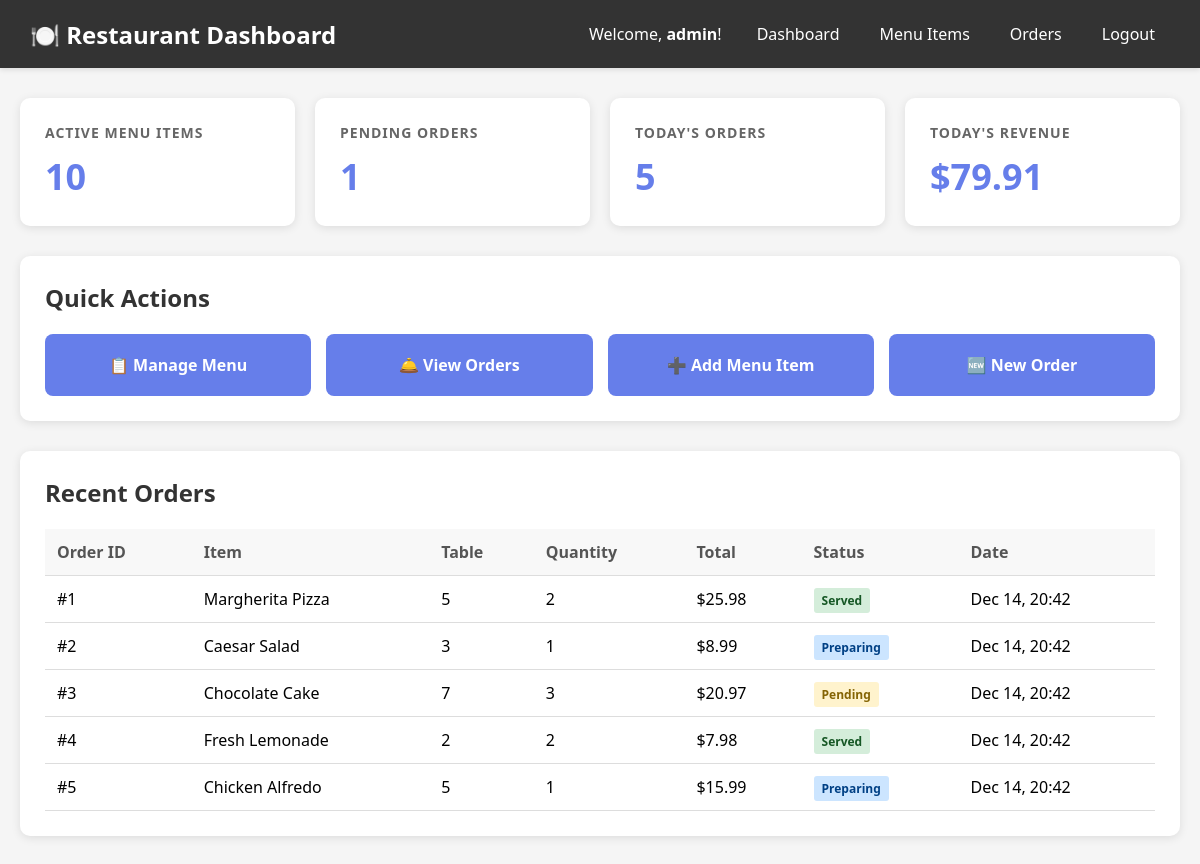
/dashboard.php (signed in), run on the app's committed database.
### tables this page shows
CREATE TABLE orders (
    id INT AUTO_INCREMENT PRIMARY KEY,
    table_number INT NOT NULL,
    item_id INT NOT NULL,
    quantity INT NOT NULL,
    total_price DECIMAL(10,2) NOT NULL,
    status ENUM('pending', 'preparing', 'served', 'cancelled') DEFAULT 'pending',
    order_date TIMESTAMP DEFAULT CURRENT_TIMESTAMP,
    FOREIGN KEY (item_id) REFERENCES menu_items(id) ON DELETE CASCADE,
    INDEX idx_status (status),
    INDEX idx_order_date (order_date),
    INDEX idx_table (table_number)
);

CREATE TABLE menu_items (
    id INT AUTO_INCREMENT PRIMARY KEY,
    name VARCHAR(100) NOT NULL,
    description TEXT,
    price DECIMAL(10,2) NOT NULL,
    category VARCHAR(50) NOT NULL,
    available BOOLEAN DEFAULT TRUE,
    created_at TIMESTAMP DEFAULT CURRENT_TIMESTAMP,
    INDEX idx_category (category),
    INDEX idx_available (available)
);

### config.php (called while the page is built, shortened)
<?php
function escape($string) {
    return htmlspecialchars($string, ENT_QUOTES, 'UTF-8');
}

### dashboard.php (the view, shortened to what this page needs)
<?php
require_once 'config.php';
$db = new Database();
$pdo = $db->connect();
try {
    $statsStmt = $pdo->query("SELECT
        (SELECT COUNT(*) FROM menu_items WHERE available = 1) as active_items,
        (SELECT COUNT(*) FROM orders WHERE status = 'pending') as pending_orders,
        (SELECT COUNT(*) FROM orders WHERE DATE(order_date) = CURDATE()) as today_orders,
        (SELECT COALESCE(SUM(total_price), 0) FROM orders WHERE DATE(order_date) = CURDATE()) as today_revenue
    ");
    $stats = $statsStmt->fetch();
} catch (PDOException $e) {
    $stats = [
        'active_items' => 0,
        'pending_orders' => 0,
        'today_orders' => 0,
        'today_revenue' => 0
    ];
}
try {
    $recentOrdersStmt = $pdo->query("SELECT o.*, m.name as item_name
        FROM orders o
        JOIN menu_items m ON o.item_id = m.id
        ORDER BY o.order_date DESC
        LIMIT 5");
    $recentOrders = $recentOrdersStmt->fetchAll();
} catch (PDOException $e) {
    $recentOrders = [];
}
?>
<!DOCTYPE html>
<html lang="en">
<head>
</head>
<body>
    <div class="navbar">
        <h1>🍽️ Restaurant Dashboard</h1>
        <nav>
            <span>Welcome, <strong><?php echo escape($_SESSION['username']); ?></strong>!</span>
            <a href="dashboard.php">Dashboard</a>
            <a href="menu.php">Menu Items</a>
            <a href="orders.php">Orders</a>
            <a href="logout.php">Logout</a>
        </nav>
    </div>
    <div class="container">
        <div class="stats">
            <div class="stat-card">
                <h3>Active Menu Items</h3>
                <div class="number"><?php echo $stats['active_items']; ?></div>
            </div>
            <div class="stat-card">
                <h3>Pending Orders</h3>
                <div class="number"><?php echo $stats['pending_orders']; ?></div>
            </div>
            <div class="stat-card">
                <h3>Today's Orders</h3>
                <div class="number"><?php echo $stats['today_orders']; ?></div>
            </div>
            <div class="stat-card">
                <h3>Today's Revenue</h3>
                <div class="number">$<?php echo number_format($stats['today_revenue'], 2); ?></div>
            </div>
        </div>
        <div class="quick-actions">
            <h2>Quick Actions</h2>
            <div class="action-grid">
                <a href="menu.php" class="action-btn">📋 Manage Menu</a>
                <a href="orders.php" class="action-btn">🛎️ View Orders</a>
                <a href="menu.php?action=add" class="action-btn">➕ Add Menu Item</a>
                <a href="orders.php?action=new" class="action-btn">🆕 New Order</a>
            </div>
        </div>
        <div class="recent-orders">
            <h2>Recent Orders</h2>
            <?php if (count($recentOrders) > 0): ?>
                <table>
                    <thead>
                        <tr>
                            <th>Order ID</th>
                            <th>Item</th>
                            <th>Table</th>
                            <th>Quantity</th>
                            <th>Total</th>
                            <th>Status</th>
                            <th>Date</th>
                        </tr>
                    </thead>
                    <tbody>
                        <?php foreach ($recentOrders as $order): ?>
                            <tr>
                                <td>#<?php echo $order['id']; ?></td>
                                <td><?php echo escape($order['item_name']); ?></td>
                                <td><?php echo $order['table_number']; ?></td>
                                <td><?php echo $order['quantity']; ?></td>
                                <td>$<?php echo number_format($order['total_price'], 2); ?></td>
                                <td>
                                    <span class="badge badge-<?php echo $order['status']; ?>">
                                        <?php echo ucfirst($order['status']); ?>
                                    </span>
                                </td>
                                <td><?php echo date('M d, H:i', strtotime($order['order_date'])); ?></td>
                            </tr>
                        <?php endforeach; ?>
                    </tbody>
                </table>
            <?php else: ?>
                <p style="color: #666; text-align: center; padding: 20px;">No recent orders found.</p>
            <?php endif; ?>
        </div>
    </div>
</body>
</html>

### dashboard.php (style rules this page uses)
* { margin: 0; padding: 0; box-sizing: border-box; }
body { font-family: 'Segoe UI', Tahoma, Geneva, Verdana, sans-serif; background: #f5f5f5; }
.navbar { background: #333; color: white; padding: 15px 30px; display: flex; justify-content: space-between; align-items: center; box-shadow: 0 2px 5px rgba(0,0,0,0.1); }
.navbar h1 { font-size: 24px; }
.navbar nav { display: flex; align-items: center; gap: 10px; }
.navbar nav span { margin-right: 10px; }
.navbar nav a { color: white; text-decoration: none; padding: 8px 15px; border-radius: 5px; transition: background 0.3s; }
.container { max-width: 1200px; margin: 30px auto; padding: 0 20px; }
.stats { display: grid; grid-template-columns: repeat(auto-fit, minmax(250px, 1fr)); gap: 20px; margin-bottom: 30px; }
.stat-card { background: white; padding: 25px; border-radius: 10px; box-shadow: 0 2px 10px rgba(0,0,0,0.1); transition: transform 0.3s; }
.stat-card h3 { color: #666; font-size: 14px; margin-bottom: 10px; text-transform: uppercase; letter-spacing: 1px; }
.stat-card .number { font-size: 36px; font-weight: bold; color: #667eea; }
.quick-actions { background: white; padding: 25px; border-radius: 10px; box-shadow: 0 2px 10px rgba(0,0,0,0.1); margin-bottom: 30px; }
.quick-actions h2 { margin-bottom: 20px; color: #333; }
.action-grid { display: grid; grid-template-columns: repeat(auto-fit, minmax(200px, 1fr)); gap: 15px; }
.action-btn { display: block; padding: 20px; background: #667eea; color: white; text-decoration: none; border-radius: 8px; text-align: center; font-weight: bold; transition: all 0.3s; }
.recent-orders { background: white; padding: 25px; border-radius: 10px; box-shadow: 0 2px 10px rgba(0,0,0,0.1); }
.recent-orders h2 { margin-bottom: 20px; color: #333; }
table { width: 100%; border-collapse: collapse; }
th, td { padding: 12px; text-align: left; border-bottom: 1px solid #ddd; }
th { background: #f8f8f8; font-weight: bold; color: #555; }
.badge { padding: 4px 8px; border-radius: 3px; font-size: 12px; font-weight: bold; }
.badge-pending { background: #fff3cd; color: #856404; }
.badge-preparing { background: #cce5ff; color: #004085; }
.badge-served { background: #d4edda; color: #155724; }

### data on the page
orders: id "1", item.name "Margherita Pizza", table_number "5", quantity "2", total_price "25.98", status "Served", order_date "Dec 14, 20:42"
orders: id "2", item.name "Caesar Salad", table_number "3", quantity "1", total_price "8.99", status "Preparing", order_date "Dec 14, 20:42"
orders: id "3", item.name "Chocolate Cake", table_number "7", quantity "3", total_price "20.97", status "Pending", order_date "Dec 14, 20:42"
orders: id "4", item.name "Fresh Lemonade", table_number "2", quantity "2", total_price "7.98", status "Served", order_date "Dec 14, 20:42"
orders: id "5", item.name "Chicken Alfredo", table_number "5", quantity "1", total_price "15.99", status "Preparing", order_date "Dec 14, 20:42"

### other printed values
$_SESSION['username'] "admin"
$stats['active_items'] "10"
$stats['pending_orders'] "1"
$stats['today_orders'] "5"
$stats['today_revenue'] "79.91"
